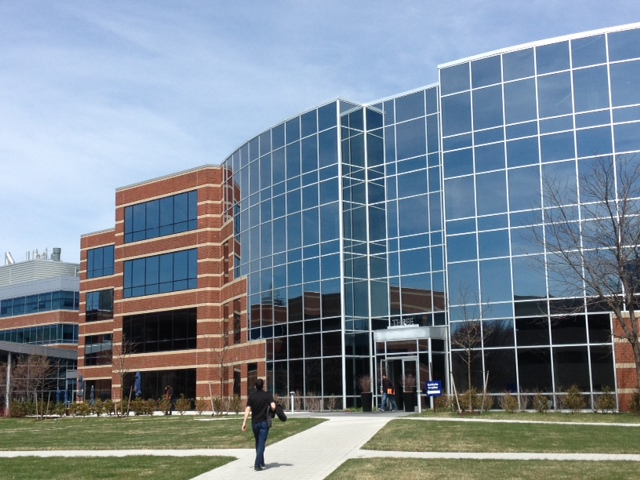
#> input picture stitched/images/examples-task2/building1.jpg, 640 x 480 px
$ python new2.py
#> lines starting #> are read from the running program, lines starting #| are printed output that depends on the picture
import cv2 as cv2

dim=(1024,768)
left=cv2.imread('images/examples-task2/building1.jpg',cv2.IMREAD_COLOR)
#> left is the input picture: shape (480, 640, 3); mean B, G, R 148.2, 135.9, 122.8
right=cv2.imread('images/examples-task2/building2.jpg',cv2.IMREAD_COLOR)
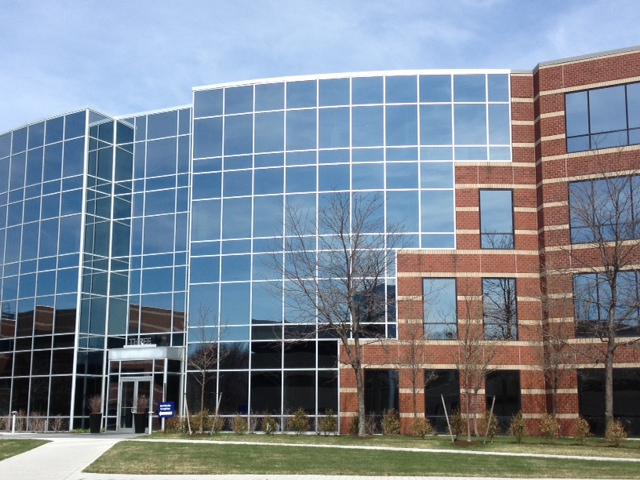
#> input picture stitched/images/examples-task2/building2.jpg, 640 x 480 px
#> right is the input picture: shape (480, 640, 3); mean B, G, R 148.3, 135.5, 124.8

# [5 lines of commented-out code are left out]


left=cv2.resize(left,dim,interpolation = cv2.INTER_AREA)   #ReSize to (1024,768)
#> left: shape (768, 1024, 3)
right=cv2.resize(right,dim,interpolation = cv2.INTER_AREA) #ReSize to (1024,768)
#> right: shape (768, 1024, 3)

images=[]
images.append(left)
images.append(right)

stitcher = cv2.Stitcher.create()
ret,pano = stitcher.stitch(images)
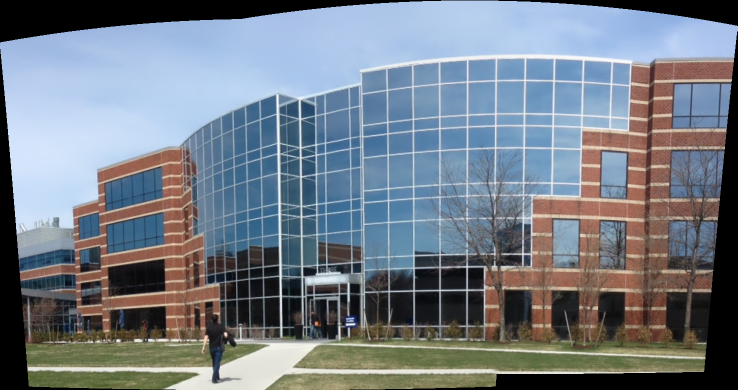
#> pano: shape (780, 1475, 3) (shown at 1/2 size); mean of channels 0, 1, 2 134.9, 124.9, 116.2; drawn as B, G, R
#> ret = 0

if ret==cv2.STITCHER_OK:
    cv2.imshow('Panorama',pano)
    cv2.waitKey()
    cv2.destroyAllWindows()
else:
    print("Error during Stitching")
